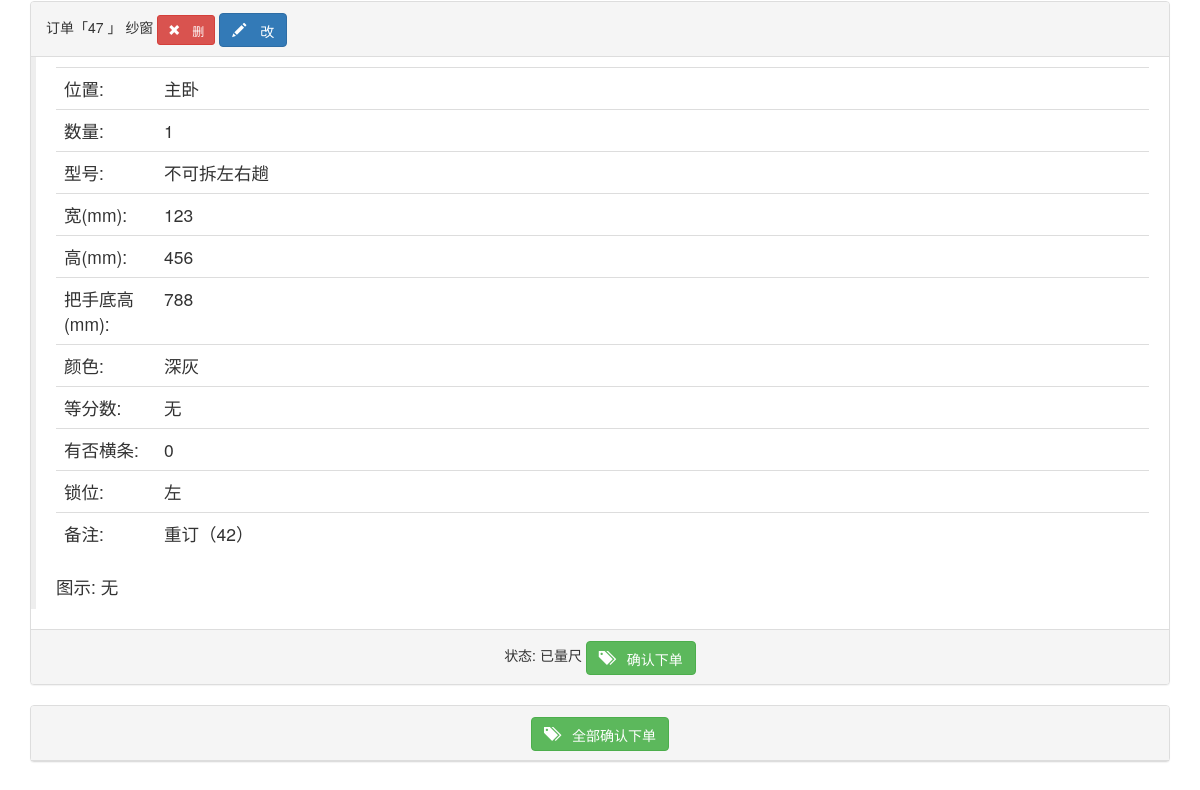
Page /showkehudd/5 (signed in, lower part) on the earlier database version.
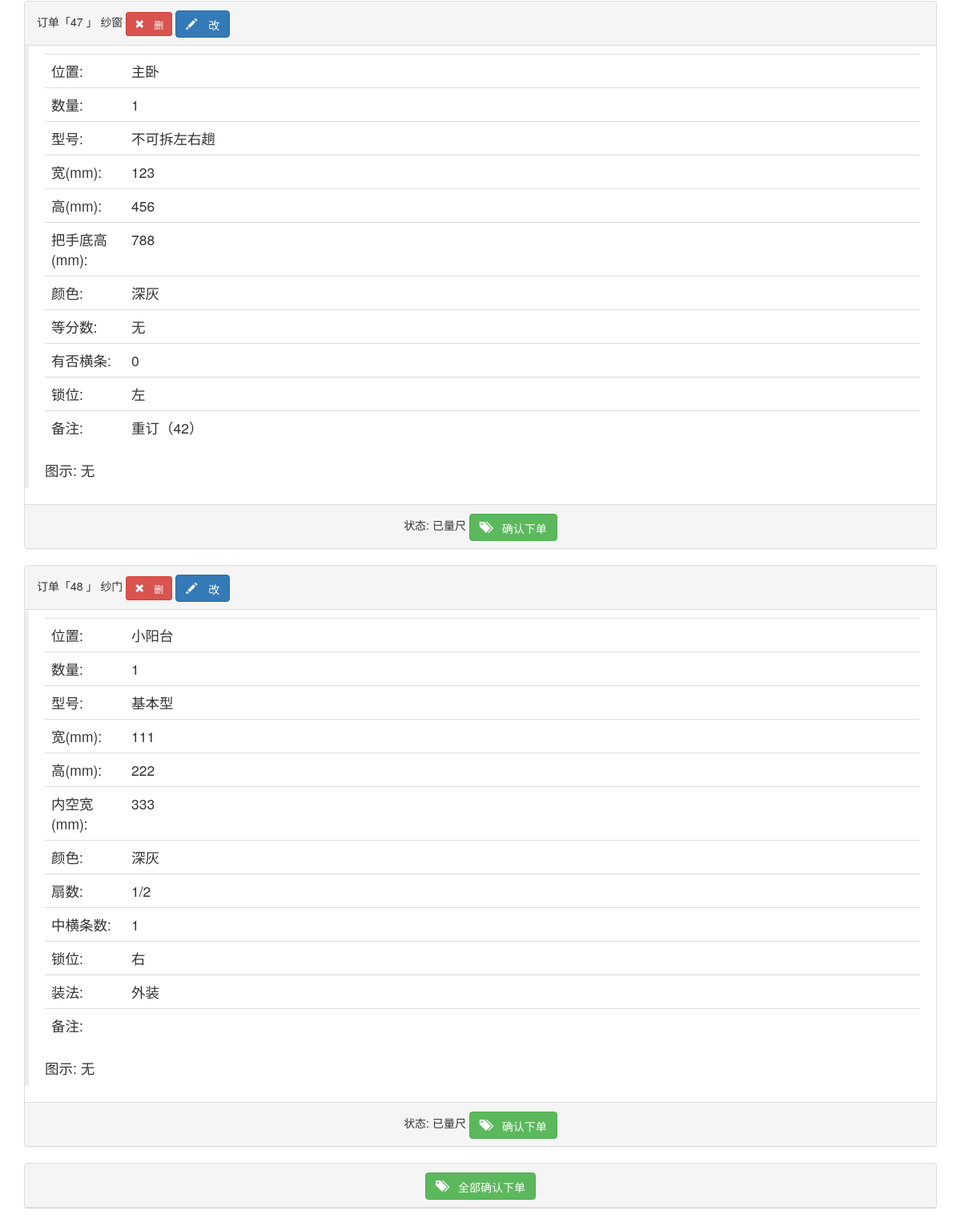
Same page on the later database version.
### app/models.py (models this page shows, shortened)
class Dingdan(db.Model):
    __tablename__ = 'dingdans'
    id = db.Column(db.Integer, primary_key=True)
    kehu_id = db.Column(db.Integer, db.ForeignKey('kehus.id'))
    chanpin_id = db.Column(db.Integer, db.ForeignKey('chanpins.id'))
    shuliang = db.Column(db.Integer)
    weizhi = db.Column(db.String(64))
    xinghao = db.Column(db.String(64))
    kuan_chang = db.Column(db.Integer)
    gao = db.Column(db.Integer)
    meikongkuan_bashoudigao = db.Column(db.Integer)
    color = db.Column(db.String(64))
    shanshu = db.Column(db.Integer)
    zhonghengtiaoshu_gantiaoshu = db.Column(db.Integer)
    shuowei = db.Column(db.String(64))
    ishaveht = db.Column(db.String(64))
    zhangfa_dengfenshu_kaishuofangshi = db.Column(db.String(64))
    jiage = db.Column(db.Float)
    tushipic = db.Column(db.String(64))
    beizhu = db.Column(db.String(64))
    status = db.Column(db.Integer, default=1)  # 1测尺、2业务下单、3工厂下单、4工厂入库、5工厂发货、6收货、7派工、8装完、9安清款
    fakaidi = db.Column(db.String(64))  # -1
    time_1 = db.Column(db.DateTime())
    user_1_id = db.Column(db.Integer, db.ForeignKey('users.id'))
    beizhue = db.Column(db.String(64))
    time0 = db.Column(db.DateTime(), default=datetime.utcnow)
    user0_id = db.Column(db.Integer, db.ForeignKey('users.id'))
    time1 = db.Column(db.DateTime())
    user1_id = db.Column(db.Integer, db.ForeignKey('users.id'))
    time2 = db.Column(db.DateTime())
    user2_id = db.Column(db.Integer, db.ForeignKey('users.id'))
    time3 = db.Column(db.DateTime())
    user3_id = db.Column(db.Integer, db.ForeignKey('users.id'))
    time4 = db.Column(db.DateTime())
    user4_id = db.Column(db.Integer, db.ForeignKey('users.id'))
    time5 = db.Column(db.DateTime())
    user5_id = db.Column(db.Integer, db.ForeignKey('users.id'))
    time6 = db.Column(db.DateTime())
    user6_id = db.Column(db.Integer, db.ForeignKey('users.id'))
    time7 = db.Column(db.DateTime())
    user7_id = db.Column(db.Integer, db.ForeignKey('users.id'))
    time8 = db.Column(db.DateTime())
    user8_id = db.Column(db.Integer, db.ForeignKey('users.id'))
    time9 = db.Column(db.DateTime())
    user9_id = db.Column(db.Integer, db.ForeignKey('users.id'))
    time_1 = db.Column(db.DateTime())
    user_1_id = db.Column(db.Integer, db.ForeignKey('users.id'))
    beizhue = db.Column(db.String(64))
    az_status = db.Column(db.Integer)
    az_beizhue = db.Column(db.String(64))
    az_time_1 = db.Column(db.DateTime())
    az_time1 = db.Column(db.DateTime())
    az_time2 = db.Column(db.DateTime())
    az_time3 = db.Column(db.DateTime())
    azd_id = db.Column(db.Integer, db.ForeignKey('users.id'))
    dingdan_azd = db.relationship("User", foreign_keys=[azd_id])

class Chanpin(db.Model):
    __tablename__ = 'chanpins'
    id = db.Column(db.Integer, primary_key=True)
    pinming = db.Column(db.String(64))
    jiage = db.Column(db.Float)
    beizhu = db.Column(db.String(64))
    dingdans = db.relationship('Dingdan', backref='chanpin', lazy='dynamic')

### app/main/views.py (the view, shortened to what this page needs)
@main.route('/showkehudd/<int:id>', methods=['GET', 'POST'])
@login_required
def showkehudd(id):
    if current_user.role != '业务员':
        return redirect(url_for('main.index'))
    form = WilladdcpForm()
    kehu = Kehu.query.get(id)
    user = current_user._get_current_object()
    return render_template('showkehudd.html', form=form, kehu=kehu)

### app/models.py (called while the page is built)
    @login_manager.user_loader
    def load_user(user_id):
        return User.query.get(int(user_id))

### app/templates/showkehudd.html (shortened to what this page needs)
{% extends "base.html" %}
{% import "bootstrap/wtf.html" as wtf %}
{% block page_content %}
    {% for dingdan in kehu.dingdans %}
        <div class="panel panel-default">
            <div class="panel-heading">订单「{{ dingdan.id }} 」 {{ dingdan.chanpin.pinming }}
                {% if dingdan.status == 1 %}
                    <a class="btn btn-danger btn-sm  glyphicon glyphicon-remove"
                       href="{{ url_for('main.deldingdan', ddid=dingdan.id, khid=kehu.id) }}"> 删</a>
                    <a class="btn btn-primary glyphicon glyphicon-pencil"
                       href="{{ url_for('main.editdingdan', ddid=dingdan.id, khid=kehu.id) }}"> 改</a>
                {% elif dingdan.status == 2 %}
                    【已下单，不可修改】
                {% elif dingdan.status == 3 %}
                    【已订货，不可修改】
                {% endif %}
            </div>
            <div class="post-body">
                <blockquote>
                    <table class="table">
                        <tr>
                            <td style="width: 100px;">位置:</td>
                            <td>{{ dingdan.weizhi }}</td>
                        </tr>
                        <tr>
                            <td>数量:</td>
                            <td>{{ dingdan.shuliang }}</td>
                        </tr>
                        <tr>
                            <td>型号:</td>
                            <td>{{ dingdan.xinghao }}</td>
                        </tr>
                        {% if dingdan.chanpin.pinming == '隐形网' %}
                            <tr>
                                <td>宽(mm):</td>
                                <td>{{ dingdan.kuan_chang }}</td>
                            </tr>
                            <tr>
                                <td>高(mm):</td>
                                <td>{{ dingdan.gao }}</td>
                            </tr>
                            <tr>
                                <td>颜色:</td>
                                <td>{{ dingdan.color }}</td>
                            </tr>
                        {% elif dingdan.chanpin.pinming == '纱门' %}
                            <tr>
                                <td>宽(mm):</td>
                                <td>{{ dingdan.kuan_chang }}</td>
                            </tr>
                            <tr>
                                <td>高(mm):</td>
                                <td>{{ dingdan.gao }}</td>
                            </tr>
                            <tr>
                                <td>内空宽(mm):</td>
                                <td>{{ dingdan.meikongkuan_bashoudigao }}</td>
                            </tr>
                            <tr>
                                <td>颜色:</td>
                                <td>{{ dingdan.color }}</td>
                            </tr>
                            <tr>
                                <td>扇数:</td>
                                <td>{{ dingdan.shanshu }}</td>
                            </tr>
                            <tr>
                                <td>中横条数:</td>
                                <td>{{ dingdan.zhonghengtiaoshu_gantiaoshu }}</td>
                            </tr>
                            <tr>
                                <td>锁位:</td>
                                <td>{{ dingdan.shuowei }}</td>
                            </tr>
                            <tr>
                                <td>装法:</td>
                                <td>{{ dingdan.zhangfa_dengfenshu_kaishuofangshi }}</td>
                            </tr>
                        {% elif dingdan.chanpin.pinming == '晾衣杆' or dingdan.chanpin.pinming == '晾衣机' %}
                            <tr>
                                <td>长(mm):</td>
                                <td>{{ dingdan.kuan_chang }}</td>
                            </tr>
                            <tr>
                                <td>高(mm):</td>
                                <td>{{ dingdan.gao }}</td>
                            </tr>
                            <tr>
                                <td>杆条数:</td>
                                <td>{{ dingdan.zhonghengtiaoshu_gantiaoshu }}</td>
                            </tr>
                            <tr>
                                <td>颜色:</td>
                                <td>{{ dingdan.color }}</td>
                            </tr>
                        {% elif dingdan.chanpin.pinming == '纱窗' %}
                            <tr>
                                <td>宽(mm):</td>
                                <td>{{ dingdan.kuan_chang }}</td>
                            </tr>
                            <tr>
                                <td>高(mm):</td>
                                <td>{{ dingdan.gao }}</td>
                            </tr>
                            <tr>
                                <td>把手底高(mm):</td>
                                <td>{{ dingdan.meikongkuan_bashoudigao }}</td>
                            </tr>
                            <tr>
                                <td>颜色:</td>
                                <td>{{ dingdan.color }}</td>
                            </tr>
                            <tr>
                                <td>等分数:</td>
                                <td>{{ dingdan.zhangfa_dengfenshu_kaishuofangshi }}</td>
                            </tr>
                            <tr>
                                <td>有否横条:</td>
                                <td>{{ dingdan.ishaveht }}</td>
                            </tr>
                            <tr>
                                <td>锁位:</td>
                                <td>{{ dingdan.shuowei }}</td>
                            </tr>
                        {% endif %}
                        <tr>
                            <td>备注:</td>
                            <td>{{ dingdan.beizhu }}</td>
                        </tr>
                    </table>
                    图示:
                                            {% if dingdan.tushipic %}
                                                <br>
                                                <img height="180" src="/static/upload/{{ dingdan.tushipic }}">
                                                {% else %}
                                                无
                                                {% endif %}
                </blockquote>
            </div>
            <div class="panel-footer text-center">状态:
                {% if dingdan.status == 1 %}
                    已量尺
                {% elif dingdan.status == -1 %}
                    <span style="font-weight:bold;color:red;">该单异常，已终止({{ dingdan.beizhue }}){{ moment(dingdan.time_1).fromNow(refresh=True) }}</span>
                        <a class="btn btn-success  glyphicon glyphicon-tags"
                           href="{{ url_for('main.readddingdan', khid=kehu.id, ddid=dingdan.id) }}">重订同品类单</a>
                {% elif dingdan.status == 2 %}
                    已下单
                {% elif dingdan.status == 3 %}
                    已订货
                {% elif dingdan.status == 4 %}
                    已入库
                {% elif dingdan.status == 5 %}
                    已发货
                {% elif dingdan.status == 6 %}
                    已到货
                {% elif dingdan.status == 7 %}
                    安装中
                {% elif dingdan.status == 8 %}
                    安装完成
                {% elif dingdan.status == 9 %}
                    完成收款
                {% else %}
                    状态有误
                {% endif %}
                {% if dingdan.status == 1 %}
                    {% if '量房' in kehu.chenghu %}
                        样板房
                    {% else %}
                        <a class="btn btn-success  glyphicon glyphicon-tags"
                           href="{{ url_for('main.doxiadanone', khid=kehu.id, ddid=dingdan.id) }}"> 确认下单</a>
                    {% endif %}
                {% elif dingdan.status== 2 %}
                    ( {{ moment(dingdan.time2).fromNow(refresh=True) }} )
                    <a class="btn btn-primary  glyphicon glyphicon-repeat"
                       href="{{ url_for('main.undoxiadanone', khid=kehu.id, ddid=dingdan.id) }}"> 撤单</a>
                {% elif dingdan.status == 3 %}
                    【不可撤单】
                {% endif %}
            </div>
        </div>
    {% endfor %}
    <div class="panel panel-default">
        <div class="panel-heading text-center">
            {% if kehu.status == 1 %}
                {% if '量房' in kehu.chenghu %}
                    样板房
                {% else %}
                    <a class="btn btn-success  glyphicon glyphicon-tags"
                       href="{{ url_for('main.doxiadan', khid=kehu.id) }}"> 全部确认下单</a>
                {% endif %}
            {% endif %}
        </div>
    </div>
{% endblock %}

### app/templates/base.html (shortened to what this page needs)
{% extends "bootstrap/base.html" %}
{% import 'render_listcp.html' as macors %}
{% block head %}
{{ super() }}
<link rel="stylesheet" type="text/css" href="{{ url_for('static', filename='styles.css') }}">
{% endblock %}
{% block content %}
<div class="container">
    {% block page_content %}{% endblock %}
</div>
{% endblock %}

Differences in the rows shown:
added Dingdan: id "48", chanpin.pinming "纱门", weizhi "小阳台", shuliang "1", xinghao "基本型", kuan_chang "111", gao "222", meikongkuan_bashoudigao "333", color "深灰", shanshu "1/2", zhonghengtiaoshu_gantiaoshu "1", shuowei "右", zhangfa_dengfenshu_kaishuofangshi "外装", tushipic "无", status "已量尺"
